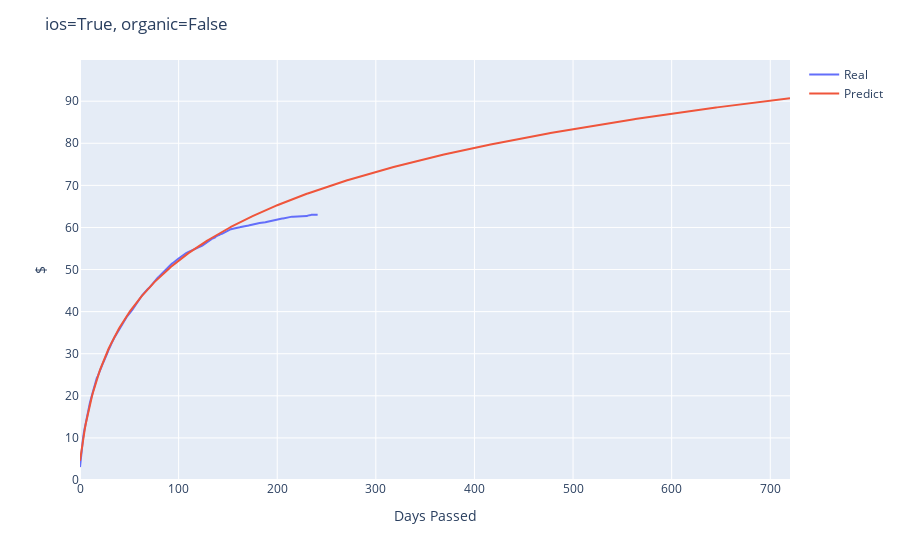

The notebook cell this image was saved under:
### Code cell
writer = pd.ExcelWriter('LTV_general.xlsx', engine='xlsxwriter')
real, predict  = plot_ltv(writer, users, pays, ios=True, organic=False);
# real, predict  = plot_ltv(writer, users, pays, ios=False, organic=True);
# real, predict  = plot_ltv(writer, users, pays, ios=True, organic=True);
# real, predict  = plot_ltv(writer, users, pays, ios=False, organic=False);
# writer.save()

### Figure 1 — Plotly figure (JSON) as saved in the notebook; plotly's stock layout.template omitted (floating-point values rounded to 4 significant figures; data arrays with more than 128 entries replaced by an {"elided": "..."} marker saying what was removed)
{"data": [{"mode": "lines", "name": "Real", "type": "scatter", "x": {"elided": "721 int values"}, "y": {"elided": "242 float values"}}, {"mode": "lines", "name": "Predict", "type": "scatter", "x": {"elided": "721 int values"}, "y": {"elided": "721 float values"}}], "layout": {"hovermode": "x", "legend": {"tracegroupgap": 0}, "margin": {"t": 60}, "title": {"text": "ios=True, organic=False"}, "xaxis": {"anchor": "y", "domain": [0, 1], "title": {"text": "Days Passed"}}, "yaxis": {"anchor": "x", "domain": [0, 1], "range": [0, 99.79], "title": {"text": "$"}}}}
